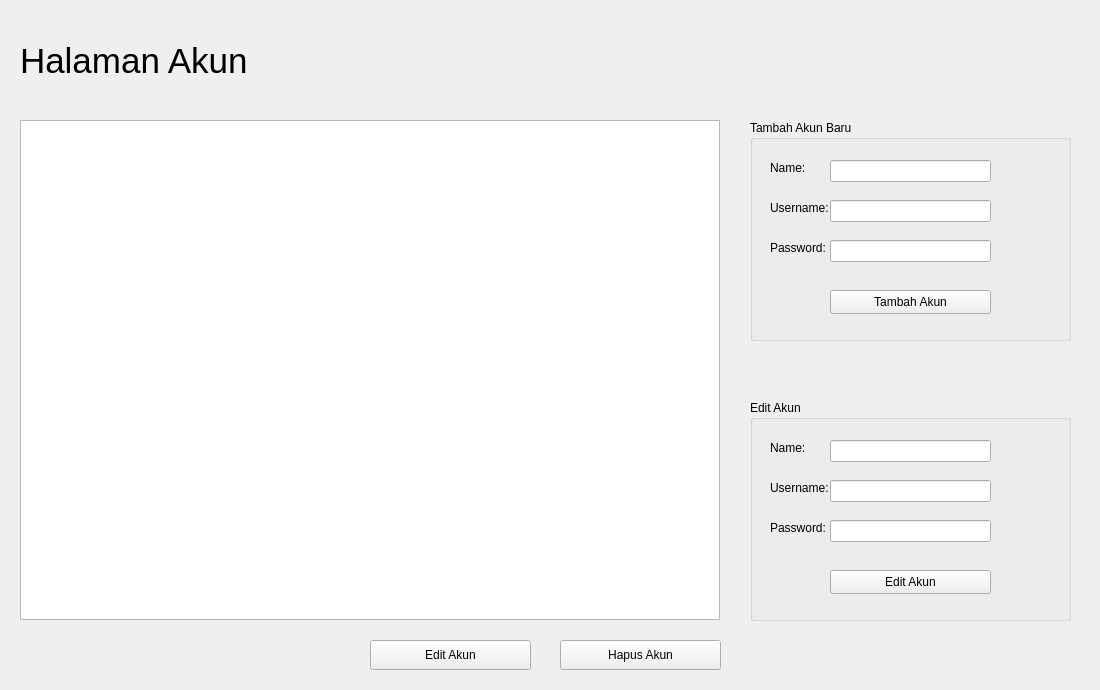
<?xml version="1.0" encoding="UTF-8"?>
<ui version="4.0">
 <class>Form</class>
 <widget class="QWidget" name="Form">
  <property name="geometry">
   <rect>
    <x>0</x>
    <y>0</y>
    <width>1100</width>
    <height>690</height>
   </rect>
  </property>
  <property name="windowTitle">
   <string>Form</string>
  </property>
  <widget class="QLabel" name="label">
   <property name="geometry">
    <rect>
     <x>20</x>
     <y>30</y>
     <width>331</width>
     <height>61</height>
    </rect>
   </property>
   <property name="font">
    <font>
     <pointsize>26</pointsize>
    </font>
   </property>
   <property name="text">
    <string>Halaman Akun</string>
   </property>
  </widget>
  <widget class="QTableView" name="tableView">
   <property name="geometry">
    <rect>
     <x>20</x>
     <y>120</y>
     <width>700</width>
     <height>500</height>
    </rect>
   </property>
   <property name="selectionMode">
    <enum>QAbstractItemView::SingleSelection</enum>
   </property>
   <property name="selectionBehavior">
    <enum>QAbstractItemView::SelectRows</enum>
   </property>
   <property name="cornerButtonEnabled">
    <bool>false</bool>
   </property>
  </widget>
  <widget class="QPushButton" name="button_hapus_akun">
   <property name="geometry">
    <rect>
     <x>560</x>
     <y>640</y>
     <width>161</width>
     <height>30</height>
    </rect>
   </property>
   <property name="text">
    <string>Hapus Akun</string>
   </property>
  </widget>
  <widget class="QPushButton" name="button_edit_akun">
   <property name="geometry">
    <rect>
     <x>370</x>
     <y>640</y>
     <width>161</width>
     <height>30</height>
    </rect>
   </property>
   <property name="text">
    <string>Edit Akun</string>
   </property>
  </widget>
  <widget class="QGroupBox" name="groupBox">
   <property name="geometry">
    <rect>
     <x>750</x>
     <y>120</y>
     <width>321</width>
     <height>221</height>
    </rect>
   </property>
   <property name="title">
    <string>Tambah Akun Baru</string>
   </property>
   <widget class="QLineEdit" name="input_tambah_name">
    <property name="geometry">
     <rect>
      <x>80</x>
      <y>40</y>
      <width>161</width>
      <height>22</height>
     </rect>
    </property>
    <property name="inputMask">
     <string comment="&quot;00&quot;" extracomment="&quot;00&quot;"/>
    </property>
   </widget>
   <widget class="QLabel" name="label_2">
    <property name="geometry">
     <rect>
      <x>20</x>
      <y>40</y>
      <width>61</width>
      <height>16</height>
     </rect>
    </property>
    <property name="text">
     <string>Name:</string>
    </property>
   </widget>
   <widget class="QPushButton" name="button_tambah_akun">
    <property name="geometry">
     <rect>
      <x>80</x>
      <y>170</y>
      <width>161</width>
      <height>24</height>
     </rect>
    </property>
    <property name="text">
     <string>Tambah Akun</string>
    </property>
   </widget>
   <widget class="QLineEdit" name="input_tambah_username">
    <property name="geometry">
     <rect>
      <x>80</x>
      <y>80</y>
      <width>161</width>
      <height>22</height>
     </rect>
    </property>
    <property name="inputMask">
     <string comment="&quot;00&quot;" extracomment="&quot;00&quot;"/>
    </property>
   </widget>
   <widget class="QLabel" name="label_3">
    <property name="geometry">
     <rect>
      <x>20</x>
      <y>80</y>
      <width>61</width>
      <height>16</height>
     </rect>
    </property>
    <property name="text">
     <string>Username:</string>
    </property>
   </widget>
   <widget class="QLineEdit" name="input_tambah_password">
    <property name="geometry">
     <rect>
      <x>80</x>
      <y>120</y>
      <width>161</width>
      <height>22</height>
     </rect>
    </property>
    <property name="inputMask">
     <string comment="&quot;00&quot;" extracomment="&quot;00&quot;"/>
    </property>
   </widget>
   <widget class="QLabel" name="label_4">
    <property name="geometry">
     <rect>
      <x>20</x>
      <y>120</y>
      <width>61</width>
      <height>16</height>
     </rect>
    </property>
    <property name="text">
     <string>Password:</string>
    </property>
   </widget>
  </widget>
  <widget class="QGroupBox" name="groupBox_edit_akun">
   <property name="geometry">
    <rect>
     <x>750</x>
     <y>400</y>
     <width>321</width>
     <height>221</height>
    </rect>
   </property>
   <property name="title">
    <string>Edit Akun</string>
   </property>
   <widget class="QLineEdit" name="input_edit_name">
    <property name="geometry">
     <rect>
      <x>80</x>
      <y>40</y>
      <width>161</width>
      <height>22</height>
     </rect>
    </property>
    <property name="inputMask">
     <string comment="&quot;00&quot;" extracomment="&quot;00&quot;"/>
    </property>
   </widget>
   <widget class="QLabel" name="label_5">
    <property name="geometry">
     <rect>
      <x>20</x>
      <y>40</y>
      <width>61</width>
      <height>16</height>
     </rect>
    </property>
    <property name="text">
     <string>Name:</string>
    </property>
   </widget>
   <widget class="QPushButton" name="button_save_edit_akun">
    <property name="geometry">
     <rect>
      <x>80</x>
      <y>170</y>
      <width>161</width>
      <height>24</height>
     </rect>
    </property>
    <property name="text">
     <string>Edit Akun</string>
    </property>
   </widget>
   <widget class="QLineEdit" name="input_edit_username">
    <property name="geometry">
     <rect>
      <x>80</x>
      <y>80</y>
      <width>161</width>
      <height>22</height>
     </rect>
    </property>
    <property name="inputMask">
     <string comment="&quot;00&quot;" extracomment="&quot;00&quot;"/>
    </property>
   </widget>
   <widget class="QLabel" name="label_6">
    <property name="geometry">
     <rect>
      <x>20</x>
      <y>80</y>
      <width>61</width>
      <height>16</height>
     </rect>
    </property>
    <property name="text">
     <string>Username:</string>
    </property>
   </widget>
   <widget class="QLineEdit" name="input_edit_password">
    <property name="geometry">
     <rect>
      <x>80</x>
      <y>120</y>
      <width>161</width>
      <height>22</height>
     </rect>
    </property>
    <property name="inputMask">
     <string comment="&quot;00&quot;" extracomment="&quot;00&quot;"/>
    </property>
   </widget>
   <widget class="QLabel" name="label_7">
    <property name="geometry">
     <rect>
      <x>20</x>
      <y>120</y>
      <width>61</width>
      <height>16</height>
     </rect>
    </property>
    <property name="text">
     <string>Password:</string>
    </property>
   </widget>
  </widget>
 </widget>
 <tabstops>
  <tabstop>input_tambah_name</tabstop>
  <tabstop>input_tambah_username</tabstop>
  <tabstop>input_tambah_password</tabstop>
  <tabstop>button_tambah_akun</tabstop>
  <tabstop>button_edit_akun</tabstop>
  <tabstop>button_hapus_akun</tabstop>
  <tabstop>tableView</tabstop>
 </tabstops>
 <resources/>
 <connections/>
</ui>
